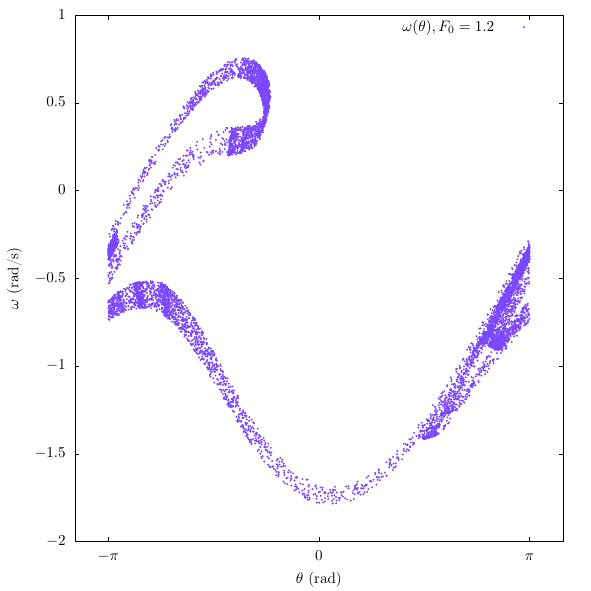

Source code (gnuplot):
set terminal epslatex standalone size 15cm, 15cm
set output "tarefa-e-grafico2.tex"

# reset 

set style line 1 lc rgb "#7b47ff" lw 2 pointtype 7 pointsize 0.5

set xlabel "$\\theta$ (rad)"
set ylabel "$\\omega$ (rad/s)"

set xrange[-0.5-pi:0.5+pi]
set xtics ("$-\\pi$" -pi, "0" 0, "$\\pi$" pi)


plot 'saida-poincare1.dat' with points  ls 1 title  "$\\omega(\\theta), F_0 = 1.2$$
